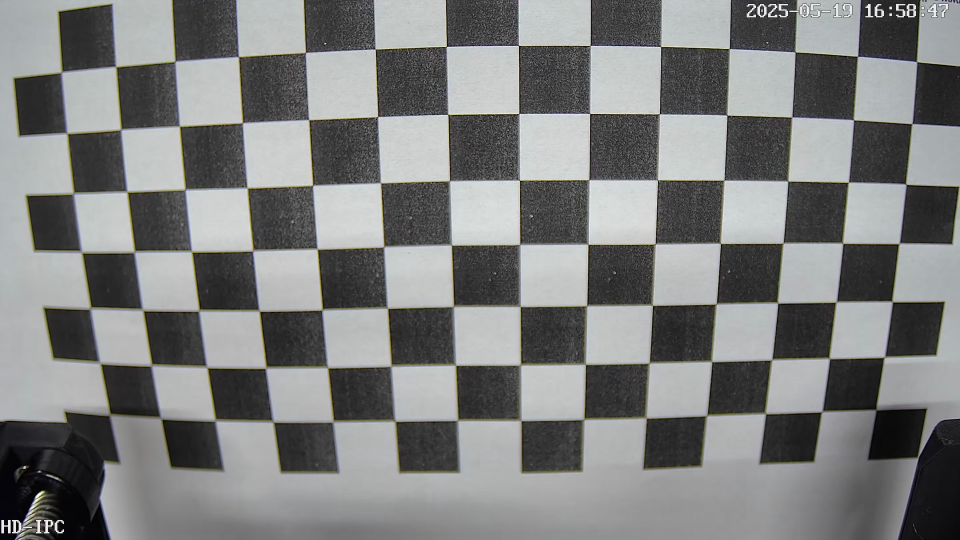
#> input picture perpetual_hardware/packages/hardware/src/hardware/img/1.jpg, 2880 x 1620 px (shown at 1/3 size)
$ python -i detection.py   (imports and definitions only)
#> lines starting #> are read from the running program, lines starting #| are printed output that depends on the picture; after the words box and inside, x2 and y2 are one past the last pixel; in counts of white or black regions, pixels touching at a corner belong together
#> further down, picture is the input picture: shape (1620, 2880, 3); mean B, G, R 125.7, 126.2, 125.1
import cv2
import numpy as np
from typing import Tuple, Optional
import cv2
from skimage.metrics import structural_similarity
import os


class Detector:
    def __init__(self, baseline_path: str = "baseline.jpg") -> None:
        self._baseline_path = baseline_path

    def save_baseline_image(self, frame: np.ndarray, path: str = "baseline.jpg") -> None:
        cv2.imwrite(path, frame)

    def get_baseline_image(self, path: str = "baseline.jpg") -> Optional[np.ndarray]:
        if os.path.exists(path):
            return cv2.imread(path)
        return None

    def prepare_image(self, frame: np.ndarray) -> np.ndarray:
        blurred_image = cv2.GaussianBlur(frame, (5, 5), 0)
        gray_image = cv2.cvtColor(blurred_image, cv2.COLOR_BGR2GRAY)
        _, thresholded_image = cv2.threshold(gray_image, 127, 255, cv2.THRESH_BINARY)
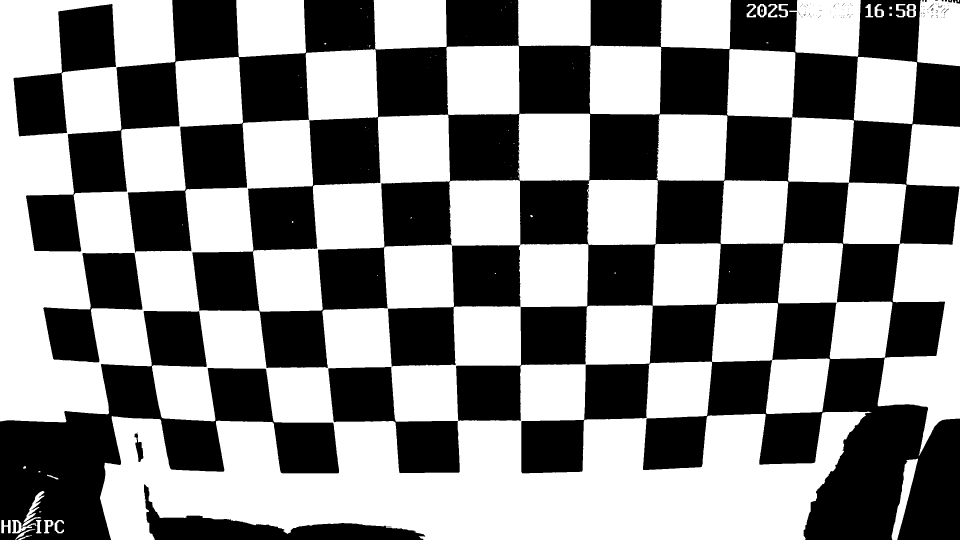
#> thresholded_image: shape (1620, 2880) (shown at 1/3 size); 54.1% white; 128 black regions (105 under 20 px), largest, box (x1, y1, x2, y2) and area: (78, 0, 2880, 1620) 1619982, (0, 933, 1017, 1620) 244635, (1164, 735, 1561, 1100) 70123
        return thresholded_image

    def item_present(
        self, baseline: np.ndarray, frame: np.ndarray
    ) -> Tuple[bool, float, np.ndarray]:
        prepared_frame = self.prepare_image(frame)
        prepared_baseline = self.prepare_image(baseline)
        score, _ = structural_similarity(prepared_baseline, prepared_frame, full=True)
        diff = 255 - cv2.absdiff(prepared_baseline, prepared_frame)
        kernel = np.ones((12, 12), np.uint8)
        closing = cv2.morphologyEx(diff, cv2.MORPH_CLOSE, kernel)
        # img = cv2.cvtColor(closing, cv2.COLOR_BGR2GRAY)
        _, binary = cv2.threshold(closing, 100, 255, cv2.THRESH_OTSU)
        contours, _ = cv2.findContours(binary, cv2.RETR_TREE, cv2.CHAIN_APPROX_SIMPLE)
        MIN_CONTOUR_AREA = 10000  # Adjust based on your use case
        MAX_CONTOUR_AREA = 300000
        filtered_contours = [
            cnt for cnt in contours if MIN_CONTOUR_AREA < cv2.contourArea(cnt) < MAX_CONTOUR_AREA
        ]
        cv2.drawContours(frame, filtered_contours, -1, (0, 255, 0), 3)
        is_present = len(filtered_contours) > 0 or (score * 100) < 85.0
        return (is_present, score, frame)

>>> import cv2
>>> picture = cv2.imread('../../../hardware/src/hardware/img/1.jpg')
>>> result = Detector().prepare_image(picture)

$ run again, on perpetual_hardware/packages/hardware/src/hardware/img/10.jpg
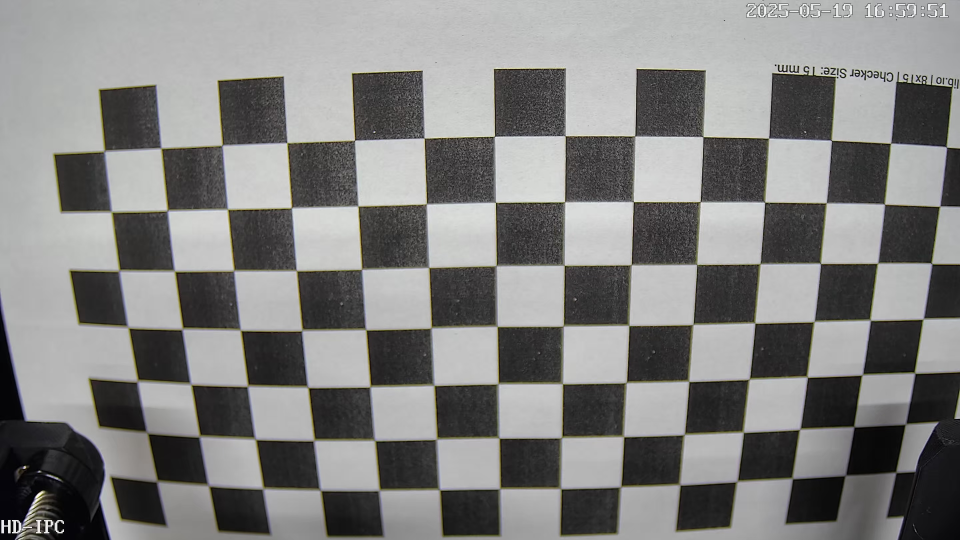
#> input picture perpetual_hardware/packages/hardware/src/hardware/img/10.jpg, 2880 x 1620 px (shown at 1/3 size)
#> picture is the input picture: shape (1620, 2880, 3); mean B, G, R 127.7, 128.9, 129.1
#> in prepare_image, `gray_image = cv2.cvtColor(blurred_image, cv2.COLOR_BGR2GRAY)`:
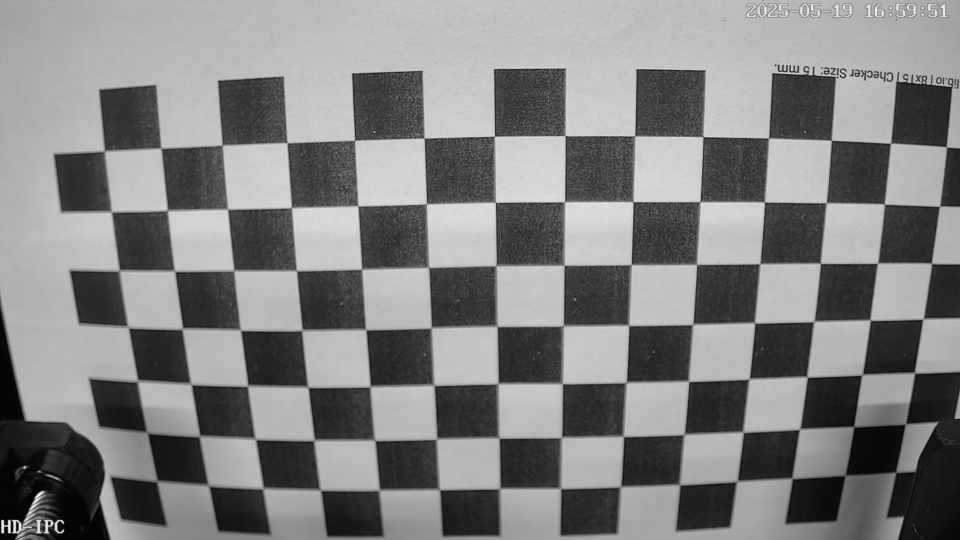
#> gray_image: shape (1620, 2880) (shown at 1/3 size); min 1, max 251, mean 128.8
#> in prepare_image, `_, thresholded_image = cv2.threshold(gray_image, 127, 255, cv2.THRESH_..`:
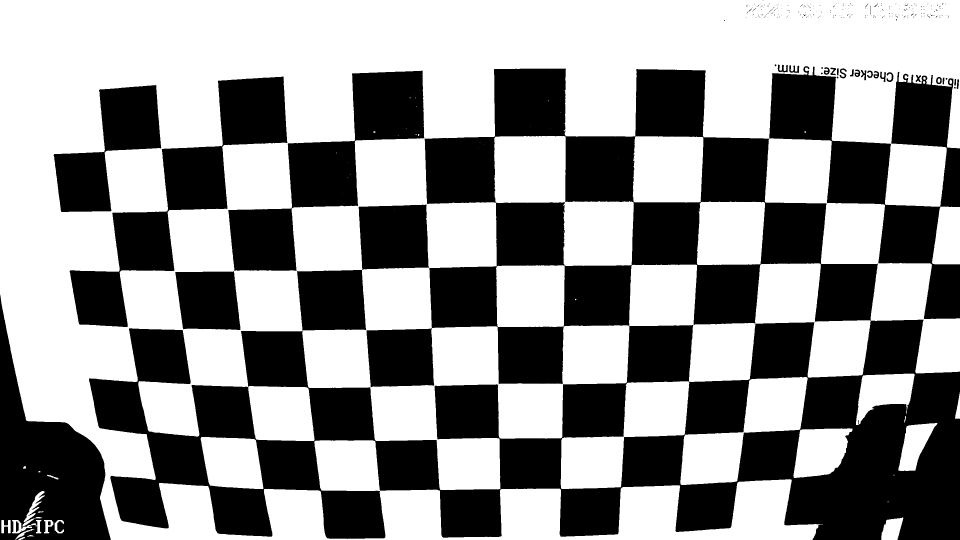
#> thresholded_image: shape (1620, 2880) (shown at 1/3 size); 57.6% white; 295 black regions (257 under 20 px), largest, box (x1, y1, x2, y2) and area: (267, 206, 2880, 1620) 1272879, (2308, 199, 2880, 957) 153812, (209, 230, 862, 981) 124720

$ run again, on perpetual_hardware/packages/hardware/src/hardware/img/2.jpg
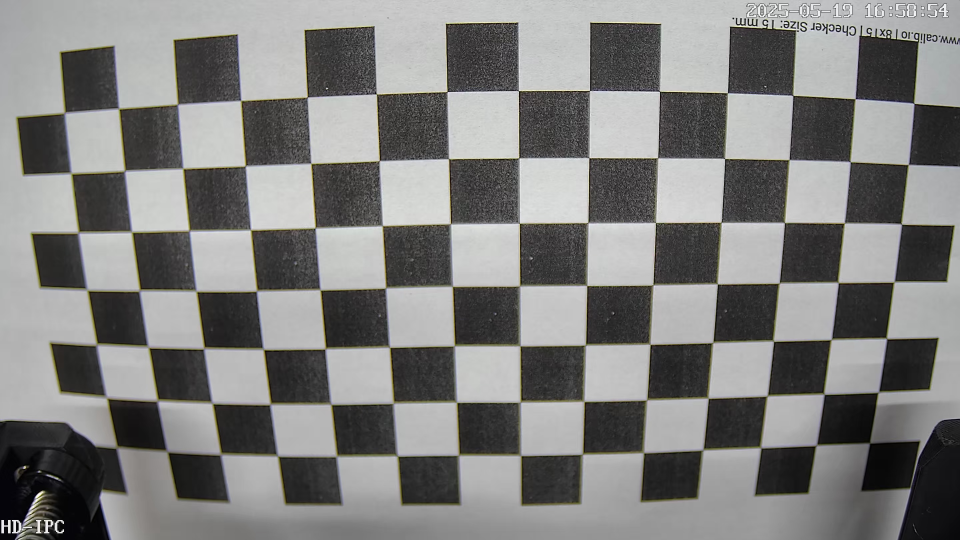
#> input picture perpetual_hardware/packages/hardware/src/hardware/img/2.jpg, 2880 x 1620 px (shown at 1/3 size)
#> picture is the input picture: shape (1620, 2880, 3); mean B, G, R 125, 126.4, 126.5
#> in prepare_image, `gray_image = cv2.cvtColor(blurred_image, cv2.COLOR_BGR2GRAY)`:
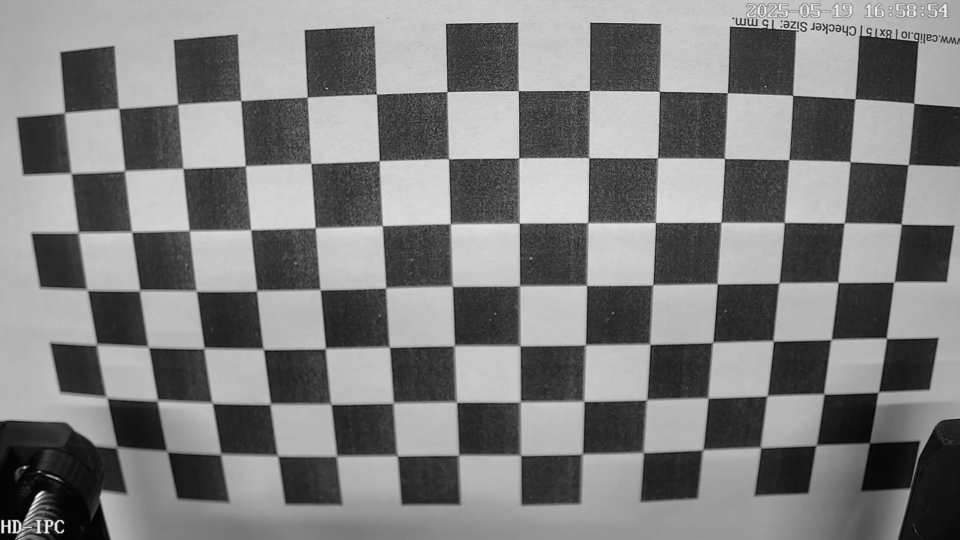
#> gray_image: shape (1620, 2880) (shown at 1/3 size); min 1, max 251, mean 126.3
#> in prepare_image, `_, thresholded_image = cv2.threshold(gray_image, 127, 255, cv2.THRESH_..`:
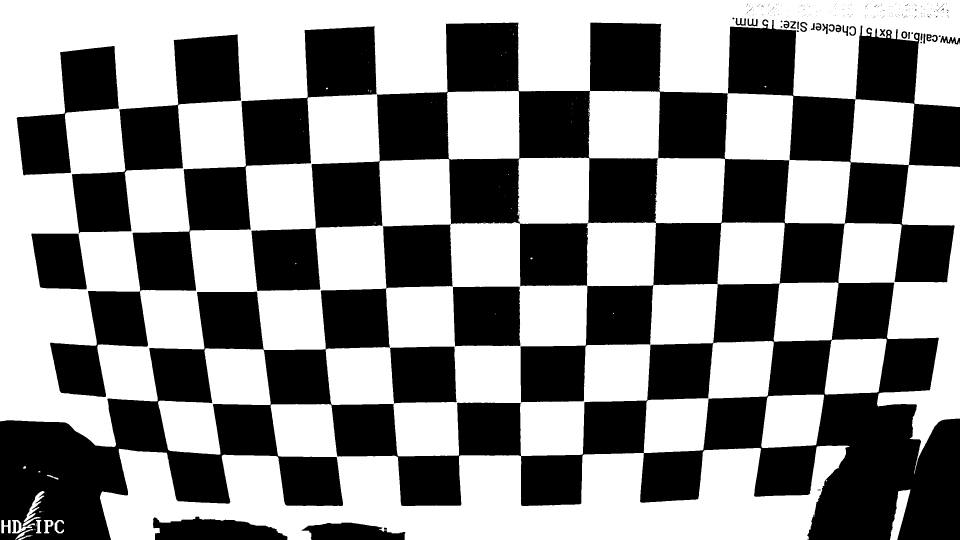
#> thresholded_image: shape (1620, 2880) (shown at 1/3 size); 54.6% white; 252 black regions (209 under 20 px), largest, box (x1, y1, x2, y2) and area: (0, 58, 2880, 1620) 1644891, (397, 79, 1130, 872) 144367, (216, 103, 723, 701) 97637

$ run again, on perpetual_hardware/packages/hardware/src/hardware/img/3.jpg
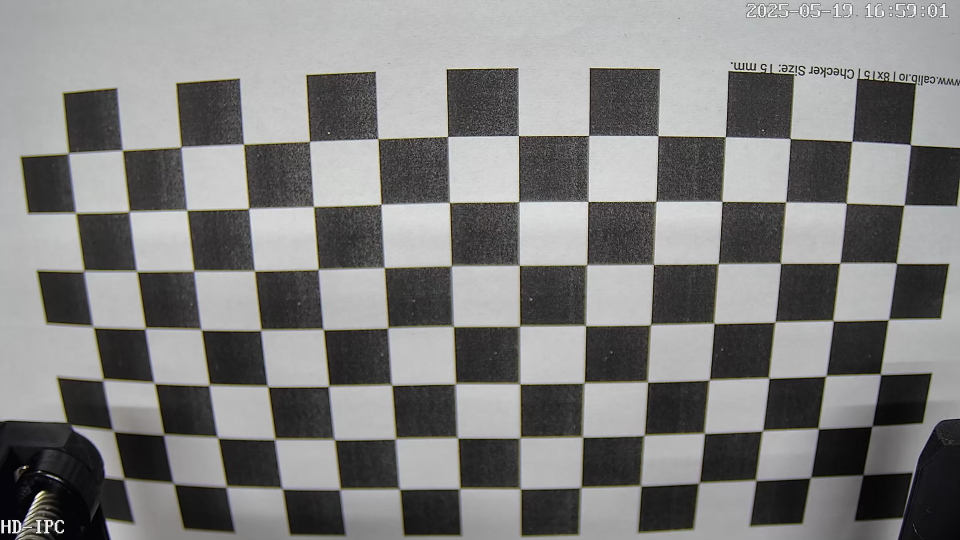
#> input picture perpetual_hardware/packages/hardware/src/hardware/img/3.jpg, 2880 x 1620 px (shown at 1/3 size)
#> picture is the input picture: shape (1620, 2880, 3); mean B, G, R 127.1, 127.9, 128.2
#> in prepare_image, `gray_image = cv2.cvtColor(blurred_image, cv2.COLOR_BGR2GRAY)`:
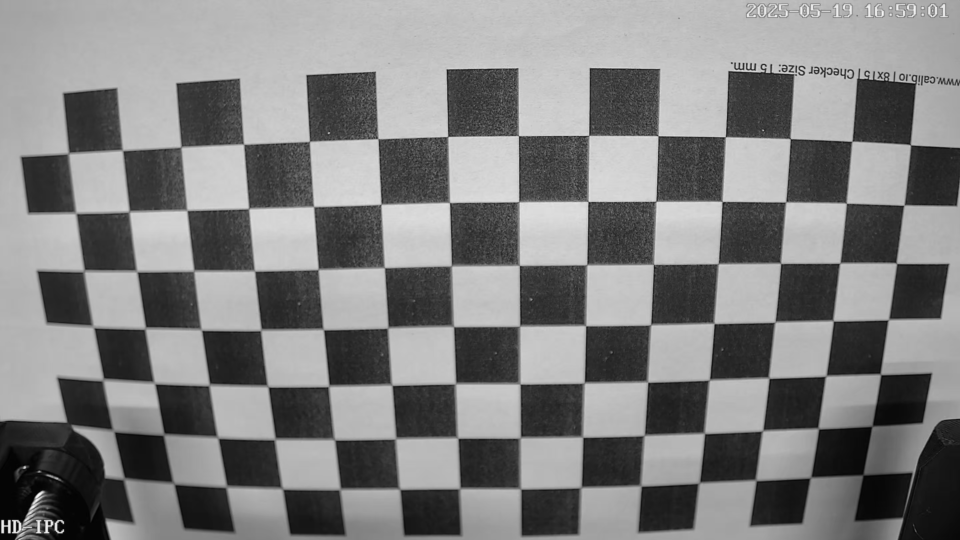
#> gray_image: shape (1620, 2880) (shown at 1/3 size); min 1, max 252, mean 127.9
#> in prepare_image, `_, thresholded_image = cv2.threshold(gray_image, 127, 255, cv2.THRESH_..`:
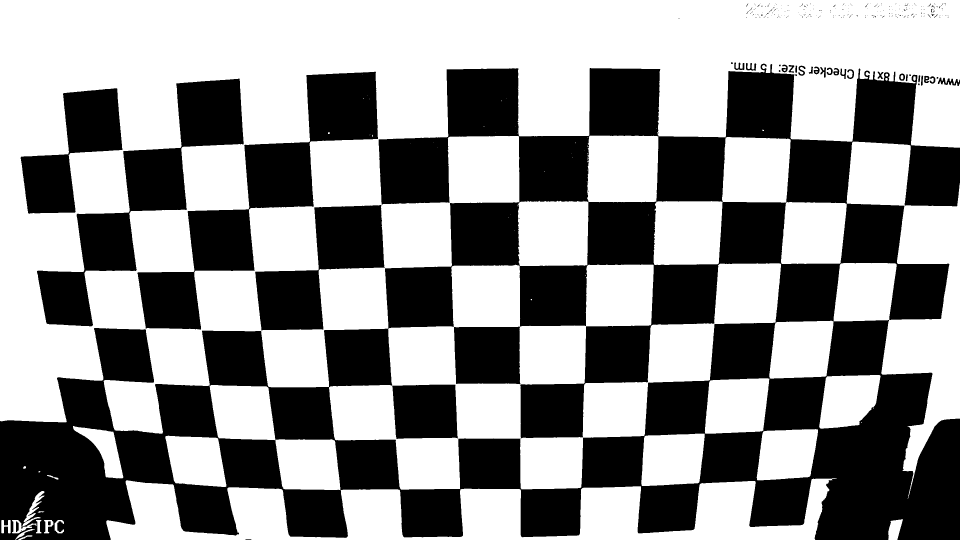
#> thresholded_image: shape (1620, 2880) (shown at 1/3 size); 57.1% white; 289 black regions (248 under 20 px), largest, box (x1, y1, x2, y2) and area: (0, 191, 2880, 1620) 1581563, (412, 215, 1134, 989) 139858, (111, 236, 731, 979) 117688
